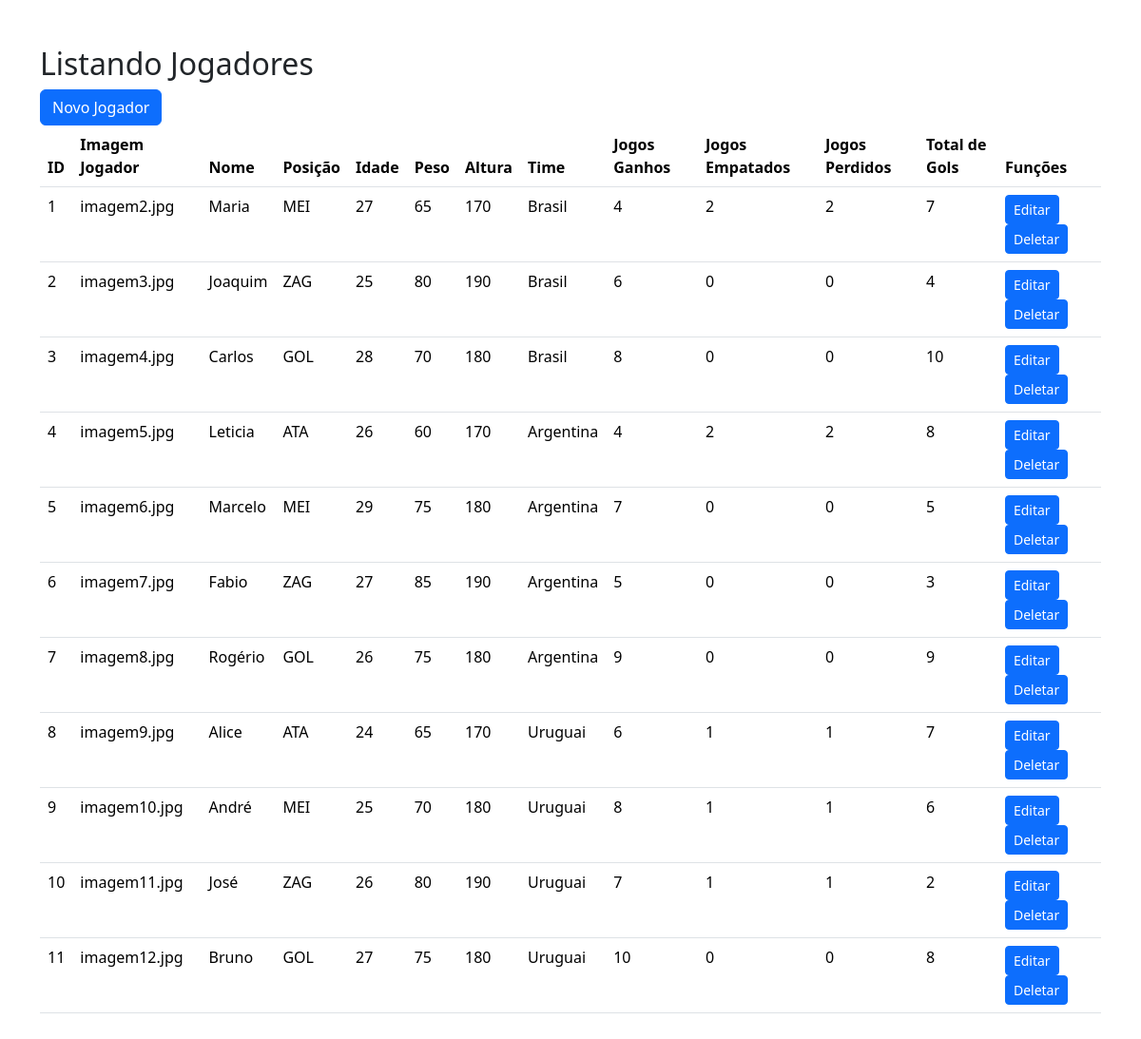
Screenshot of /Organização/PaginadeLogin-main/dashboard/lib/CRUD/jogador.php with the database file from the repository.
### tables this page shows
CREATE TABLE jogador(
    id_jogador INT AUTO_INCREMENT PRIMARY KEY NOT NULL,
    imagem_jogador VARCHAR(400),
    nome_jogador VARCHAR(250) NOT NULL,
    posicao VARCHAR(3) NOT NULL,
    idade INT NOT NULL,
    peso INT NOT NULL,
    altura_jogador INT NOT NULL,
    time_jogador VARCHAR(100) NOT NULL,
    jogos_ganhos INT NOT NULL,
    jogos_empate INT NOT NULL,
    jogos_perdidos INT NOT NULL,
    total_gols INT NOT NULL,
    FOREIGN KEY (time_jogador) REFERENCES timee(nome_time)
);

### Organização/PaginadeLogin-main/dashboard/lib/CRUD/jogador.php (the view, shortened to what this page needs)
<!doctype html>
<html lang="en">
<head>
    <link href="https://cdn.jsdelivr.net/npm/bootstrap@5.3.2/dist/css/bootstrap.min.css" rel="stylesheet"
>
</head>
<body>
    <div class="container my-5">
        <h2>Listando Jogadores</h2>
        <a href="inserir_jogador.php" role="button" class="btn btn-primary">Novo Jogador</a>
        <br>
        <table class="table">
            <thead>
                <th>ID</th>
                <th>Imagem Jogador</th>
                <th>Nome</th>
                <th>Posição</th>
                <th>Idade</th>
                <th>Peso</th>
                <th>Altura</th>
                <th>Time</th>
                <th>Jogos Ganhos</th>
                <th>Jogos Empatados</th>
                <th>Jogos Perdidos</th>
                <th>Total de Gols</th>
                <th>Funções</th>
            </thead>
            <tbody>
                <?php
                include('config.php');
                $sql = "SELECT * FROM jogador";
                $result = $mysqli->query($sql);
                while ($row = $result->fetch_assoc()) {
                    echo "<tr>
                    <td>$row[id_jogador]</td>
                    <td>$row[imagem_jogador]</td>
                    <td>$row[nome_jogador]</td>
                    <td>$row[posicao]</td>
                    <td>$row[idade]</td>
                    <td>$row[peso]</td>
                    <td>$row[altura_jogador]</td>
                    <td>$row[time_jogador]</td>
                    <td>$row[jogos_ganhos]</td>
                    <td>$row[jogos_empate]</td>
                    <td>$row[jogos_perdidos]</td>
                    <td>$row[total_gols]</td>
                    <td>
                        <a href='atualizar_jogador.php?id=$row[id_jogador]' class='btn btn-primary btn-sm'>Editar</a>
                        <a href='deletar_jogador.php?id=$row[id_jogador]' class='btn btn-primary btn-sm'>Deletar</a>
                    </td>
                </tr>";
                }
                ?>
            </tbody>
        </table>
    </div>
</body>

### rows the page displays
jogador: id_jogador "1", imagem_jogador "imagem2.jpg", nome_jogador "Maria", posicao "MEI", idade "27", peso "65", altura_jogador "170", time_jogador "Brasil", jogos_ganhos "4", jogos_empate "2", jogos_perdidos "2", total_gols "7"
jogador: id_jogador "2", imagem_jogador "imagem3.jpg", nome_jogador "Joaquim", posicao "ZAG", idade "25", peso "80", altura_jogador "190", time_jogador "Brasil", jogos_ganhos "6", jogos_empate "0", jogos_perdidos "0", total_gols "4"
jogador: id_jogador "3", imagem_jogador "imagem4.jpg", nome_jogador "Carlos", posicao "GOL", idade "28", peso "70", altura_jogador "180", time_jogador "Brasil", jogos_ganhos "8", jogos_empate "0", jogos_perdidos "0", total_gols "10"
jogador: id_jogador "4", imagem_jogador "imagem5.jpg", nome_jogador "Leticia", posicao "ATA", idade "26", peso "60", altura_jogador "170", time_jogador "Argentina", jogos_ganhos "4", jogos_empate "2", jogos_perdidos "2", total_gols "8"
jogador: id_jogador "5", imagem_jogador "imagem6.jpg", nome_jogador "Marcelo", posicao "MEI", idade "29", peso "75", altura_jogador "180", time_jogador "Argentina", jogos_ganhos "7", jogos_empate "0", jogos_perdidos "0", total_gols "5"
jogador: id_jogador "6", imagem_jogador "imagem7.jpg", nome_jogador "Fabio", posicao "ZAG", idade "27", peso "85", altura_jogador "190", time_jogador "Argentina", jogos_ganhos "5", jogos_empate "0", jogos_perdidos "0", total_gols "3"
jogador: id_jogador "7", imagem_jogador "imagem8.jpg", nome_jogador "Rogério", posicao "GOL", idade "26", peso "75", altura_jogador "180", time_jogador "Argentina", jogos_ganhos "9", jogos_empate "0", jogos_perdidos "0", total_gols "9"
jogador: id_jogador "8", imagem_jogador "imagem9.jpg", nome_jogador "Alice", posicao "ATA", idade "24", peso "65", altura_jogador "170", time_jogador "Uruguai", jogos_ganhos "6", jogos_empate "1", jogos_perdidos "1", total_gols "7"
jogador: id_jogador "9", imagem_jogador "imagem10.jpg", nome_jogador "André", posicao "MEI", idade "25", peso "70", altura_jogador "180", time_jogador "Uruguai", jogos_ganhos "8", jogos_empate "1", jogos_perdidos "1", total_gols "6"
jogador: id_jogador "10", imagem_jogador "imagem11.jpg", nome_jogador "José", posicao "ZAG", idade "26", peso "80", altura_jogador "190", time_jogador "Uruguai", jogos_ganhos "7", jogos_empate "1", jogos_perdidos "1", total_gols "2"
jogador: id_jogador "11", imagem_jogador "imagem12.jpg", nome_jogador "Bruno", posicao "GOL", idade "27", peso "75", altura_jogador "180", time_jogador "Uruguai", jogos_ganhos "10", jogos_empate "0", jogos_perdidos "0", total_gols "8"
